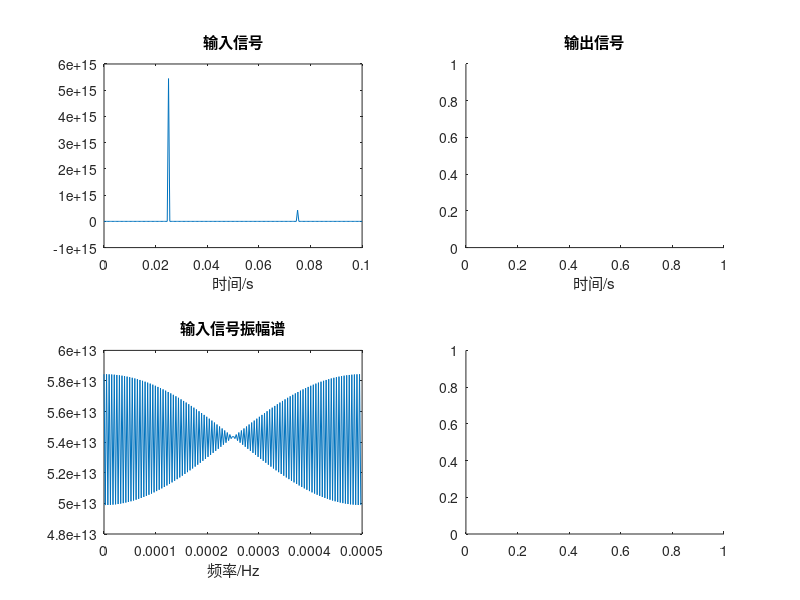

Here is the MATLAB script that generated this plot: (Note: this script raises an error after producing the figure.)
clear;
clc;
% 巴特沃斯滤波器的基本使用
%{
[Z,P,K] = buttap(20);
[num,den] = zp2tf(Z,P,K);
freqs(num,den);
%}

% 巴特沃斯低通滤波器幅频特性曲线
%{
n = 0:0.01:2;
for i=1:4
    switch i
        case 1
            N = 1;
        case 2
            N =3;
        case 3
            N =8;
        case 4
            N = 12;
    end
    [z,p,k] = buttap(N);    % 函数调用
    [b,a] = zp2tf(z,p,k);   % 得到传递函数
    [h,w] = freqs(b,a,n);   % 特性分析
    magh = abs(h);
    subplot(2,2,i);plot(w,magh);
    axis([0 2 0 1]);
    xlabel('w/wc');
    ylabel('|H(jw)|^2');
    title(['filter N =',num2str(N)]);
    grid on;
end
%}

% 巴特沃斯滤波器设计低通滤波器
%{
fn = 10000;
fp = 2000;
fs = 3000;
Rp =4;
Rs = 30;
Wp = fp/(fn/2); % 计算归一化角频率
Ws = fs/(fn/2);
[n,Wn] = buttord(Wp,Ws,Rp,Rs);disp(n);disp(Wn);
% 计算阶数和截止频率
[b,a] = butter(n,Wn);
% 计算H(z) 的分子、分母多项式系数
[H,F] = freqz(b,a,1000,8000);
% 计算H(z) 的幅频响应，freqz(b,a,计算点数,采样速率)
subplot(121);
plot(F,20*log10(abs(H)));
xlabel('频率(Hz)');
ylabel('幅值(dB)');
title('低通滤波器');
axis([0 4000 -30 3]);
grid on;
subplot(122);
pha = angle(H)*180/pi;
plot(F,pha);
xlabel('频率(Hz)');
ylabel('相位');
grid on;
%}

% 巴特沃斯滤波器设计高通滤波器
%{
fn = 10000;
fp = 900;
fs = 600;
Rp = 3;
Rs = 20;
Wp = fp/(fn/2);  % 计算归一化角频率
Ws = fs/(fn/2);
[n,Wn] = buttord(Wp,Ws,Rp,Rs);
% 计算阶数和截止频率
[b,a] = butter(n,Wn,'high');
% 计算H(z)分子、分母多项式系数
[H,F] = freqz(b,a,900,10000);
% 计算 H(z) 的幅频响应，freqz(b,a,计算点数,采样速率)
subplot(121);
plot(F,20*log10(abs(H)));
axis([0 4000 -30 3]);
xlabel('频率(Hz)');
ylabel('幅值(dB)');
grid on;
subplot(122);
pha = angle(H) * 180/pi;
plot(F,pha);
xlabel('频率(Hz)');
ylabel('相位');
grid on;
%}

% 巴特沃斯滤波器设计带通滤波器
%{
fn = 10000;
fp = [900,1200];
fs = [600,1700];
Rp =4;
Rs = 30;
Wp = fp/(fn/2); % 计算归一化角频率
Ws = fs/(fn/2);
[n,Wn] = buttord(Wp,Ws,Rp,Rs);
% 计算阶数和截止频率
[b,a] = butter(n,Wn);
% 计算H(z)分子、分母多项式系数
[H,F] = freqz(b,a,1000,10000);
% 计算H(z) 的幅频响应，freqz(b,a,计算点数,采样速率)
subplot(121);
plot(F,20*log10(abs(H)));
axis([0 5000 -30 3]);
xlabel('频率(Hz)');
ylabel('幅值(dB)');
grid on;
subplot(122);
pha = angle(H) * 180/pi;
plot(F,pha);
xlabel('频率(Hz)');
ylabel('相位');
grid on;
%}

% 巴特沃斯滤波器设计带阻滤波器
%{
fn = 10000;
fp = [600,1700];
fs = [900,1200];
Rp =4;
Rs = 30;
Wp = fp/(fn/2); % 计算归一化角频率
Ws = fs/(fn/2);
[n,Wn] = buttord(Wp,Ws,Rp,Rs);
% 计算阶数和截止频率
[b,a] = butter(n,Wn,'stop');
% 计算H(z)分子、分母多项式系数
[H,F] = freqz(b,a,1000,10000);
% 计算H(z) 的幅频响应，freqz(b,a,计算点数,采样速率)
subplot(121);
plot(F,20*log10(abs(H)));
axis([0 5000 -30 3]);
xlabel('频率(Hz)');
ylabel('幅值(dB)');
grid on;
subplot(122);
pha = angle(H) * 180/pi;
plot(F,pha);
xlabel('频率(Hz)');
ylabel('相位');
grid on;
%}


% 切比雪夫I型低通滤波器幅频响应曲线
%{
Wp = 3*pi*4*12^3;
Ws = 3*pi*12*10^3;
rp =1;
rs = 30;        % 设计滤波器的参数
wp = 1; 
ws = Ws/Wp;     % 对参数归一化
[N,wc] = cheb1ord(wp,ws,rp,rs,'s'); % 计算滤波器阶数和阻带起始频率
[z,p,k] = cheb1ap(N,rs);        % 计算零点、极点、增益
[B,A] = zp2tf(z,p,k);
w = 0:0.002*pi:pi;
[h,w] = freqs(B,A,w);
plot(w*wc/wp,20*log10(abs(h)),'k');
grid on;
xlabel('\lambda');
ylabel('A(\lambda)/dB');
%}

% 切比雪夫I型低通滤波器的平方幅频响应曲线
%{
n = 0:0.02:4;
for i =1:4
    switch i
        case 1,N = 1;
        case 2,N = 3;
        case 3,N = 5;
        case 4,N = 7;
    end
    Rp = 1;                         % 设置通滤波纹为 1dB
    [z,p,k] = cheb1ap(N,Rp);        % 设计 Chebyshev I 型滤波器
    [b,a] = zp2tf(z,p,k);           % 将零点极点增益形式转换为传递函数形式
    [H,w] = freqs(b,a,n);           % 按 n 指定的频率点给出频率响应
    magH2 = (abs(H)).^2;            % 给出传递函数幅度平方
    subplot(2,2,i);
    plot(w,magH2);
    title (['N=' num2str(N)]);
    xlabel('w/wc');
    ylabel('切比雪夫I型 |H(jw)|^2');
    grid on;
end
%}

% 切比雪夫II型低通滤波器幅频响应曲线
%{
Wp = 3*pi*4*12^3;
Ws = 3*pi*12*10^3;
rp =1;
rs = 30;        % 设计滤波器的参数
wp = 1; 
ws = Ws/Wp;     % 对参数归一化
[N,wc] = cheb2ord(wp,ws,rp,rs,'s'); % 计算滤波器阶数和阻带起始频率
[z,p,k] = cheb2ap(N,rs);        % 计算零点、极点、增益
[B,A] = zp2tf(z,p,k);
w = 0:0.002*pi:pi;
[h,w] = freqs(B,A,w);
plot(w*wc/wp,20*log10(abs(h)),'k');
grid on;
xlabel('\lambda');
ylabel('A(\lambda)/dB');
%}


% 切比雪夫II型滤波器的平方幅频响应曲线
%{
n = 0:0.02:4;   % 频率点
for i =1:4      % 取4种滤波器
    switch i
        case 1,N = 1;
        case 2,N = 3;
        case 3,N = 5;
        case 4,N = 7;
    end
    Rs = 20;
    [z,p,k] = cheb2ap(N,Rs);        % 设计 Chebyshev II 型模拟原型滤波器
    [b,a] = zp2tf(z,p,k);           % 将零点极点增益形式转换为传递函数形式
    [H,w] = freqs(b,a,n);           % 按 n 指定的频率点给出频率响应
    magH2 = (abs(H)).^2;            % 给出传递函数幅度平方
    subplot(2,2,i);
    plot(w,magH2);
    title (['N=' num2str(N)]);
    xlabel('w/wc');
    ylabel('切比雪夫I型 |H(jw)|^2');
    grid on;
end
%}


% 设计切比雪夫II型模拟带通滤波器
%{
Wp = [3*pi*9000,3*pi*16000];
Ws = [3*pi*7000,3*pi*17000];
rp = 1;rs = 30;     % 模拟滤波器的设计指标
[N,wso] = cheb2ord(Wp,Ws,rp,rs,'s');    % 计算滤波器的阶数
[b,a] = cheby2(N,rs,wso,'s');           % 计算滤波器的系统函数的分子、分母向量
w =0:3*pi*100:3*pi*25000;
[h,w] = freqs(b,a,w);       % 计算频率响应
plot(w/(2*pi),20*log10(abs(h)),'k');
xlabel('f(Hz)');
ylabel('幅度(dB)');
grid on;
%}


% ellipord 函数设计椭圆滤波器
%{
Wp = 3*pi*4*12^3;
Ws = 2*pi*12*12^3;
rp = 2;
rs = 25;        % 设计滤波器的参数
wp = 1;
ws = Ws/Wp;     % 对参数归一化
[N,wc] = ellipord(wp,ws,rp,rs,'s');     % 计算滤波器阶数和阻带起始频率
[z,p,k] = ellipap(N,rp,rs);             % 计算零点、极点、增益
[B,A] = zp2tf(z,p,k);
w = 0:0.03*pi:2*pi;
[h,w] = freqs(B,A,w);
plot(w,20*log10(abs(h)),'k');
xlabel('\lambda');
ylabel('A(\lambda)/dB');
grid on;
%}


% ellipap 函数设计椭圆滤波器示例
%{
n = 0:0.02:4;
for i =1:4
    switch i
        case 1,N =1;
        case 2,N = 3;
        case 3,N = 5;
        case 4,N =7;
    end
    Rp =1;Rs = 15;          % 设置通滤波纹为 1dB，阻带衰减为15dB
    [z,p,k] = ellipap(N,Rp,Rs);     % 设计椭圆滤波器
    [b,a] = zp2tf(z,p,k);           % 将零点极点增益形式转换为传递函数形式
    [H,w] = freqs(b,a,n);           % 将n指定的频率点给出频率响应
    magH2 = (abs(H)).^2;            % 给出传递函数幅度平方
    subplot(2,2,i);
    plot(w,magH2);
    title(['N=' num2str(N)]);
    xlabel('w/wc');
    ylabel('|H(jw)|^2');
    grid on;
end
%}


% 设计合适的切比雪夫I型滤波器，实现低通到低通的频带变换
%{
Wp = 3*pi*5000;
Ws = 3*pi*13000;
rp = 2;
rs = 25;        % 模拟滤波器的设计指标
wp = Wp/Wp;ws = Ws/Wp;  
[N,wc] = cheb1ord(wp,ws,rp,rs,'s');    % 计算切比雪夫I型滤波器的阶数
[z,p,k] = cheb1ap(N,wc);        % 计算归一化滤波器的零、极点
[bp,ap] = zp2tf(z,p,k);         % 计算归一化滤波器的系统函数分子、分母系数
[b,a] = lp2lp(bp,ap,Wp);        % 计算一般模拟滤波器的系统函数分子、分母系数
w = 0:3*pi*120:3*pi*30000;
[h,w] = freqs(b,a,w);           % 计算频率响应
plot(w/(2*pi),20*log10(abs(h)),'k');
xlabel('f(Hz)');ylabel('幅度(dB)');grid on;
%}


% 4阶的椭圆滤波器低通到低通变换
%{
Rp = 3;Rs= 25;      % 模拟原型滤波器的通带波纹与阻带衰减
[z,p,k] = ellipap(4,Rp,Rs); % 设计椭圆滤波器
[b,a] = zp2tf(z,p,k);       % 由零点极点增益形式转换为传递函数形式 n=0
n =0:0.02:4;
[h,w] = freqs(b,a,n);       % 给出复数频率响应
subplot(121);plot(w,abs(h).^2);     % 给出平方幅频函数
xlabel('w/wc');ylabel('椭圆|H(jw)|^2');
title('原型低通椭圆滤波器(wc =1)');
grid on;
[bt,at] = lp2lp(b,a,0.5);       % 将模拟原型低通滤波器的截止频率变换为 0.5
[ht,wt] = freqs(bt,at,n);       % 给出复数频率响应
subplot(122);plot(wt,abs(ht).^2);   % 给出平方幅频函数
xlabel('w/wc');ylabel('椭圆|H(jw)|^2');
title('原型低通椭圆滤波器(wc =0.6)');
grid on;
%}

% 设计合适的切比雪夫I型滤波器，实现低通到高通的频带变换
%{
Wp = 3*pi*11000;
Ws = 3*pi*7000;
rp = 2;
rs = 25;        % 模拟滤波器的设计指标
wp = Wp/Wp;ws=Wp/Ws;    % 频带变换，得到归一化滤波器
[N,wc] = cheb1ord(wp,ws,rp,rs,'s'); % 计算切比雪夫I型滤波器的阶数
[z,p,k] = cheb1ap(N,wc);    % 计算归一化滤波器的零、极点
[bp,ap] = zp2tf(z,p,k); % 计算归一化滤波器的系统函数分子、分母系数
[b,a] =  lp2hp(bp,ap,Wp);       % 计算一般模拟滤波器的系统函数分子、分母系数
w = 0:3*pi*130:3*pi*25000;
[h,w] = freqs(b,a,w);           % 计算频率响应
plot(w/(2*pi),20*log10(abs(h)),'k');
grid on;
xlabel('f(Hz)');ylabel('幅度(dB)');
%}

% 将 5阶设计切比雪夫I 型模拟原型滤波器变换为截止频率为 0.6 的模拟高通滤波器
%{
Rp= 0.5;    % 设置滤波器的通带波纹为 0.5dB
[z,p,k] = cheb1ap(5,Rp);        % 设计切比雪夫I型模拟原型滤波器
[b,a] = zp2tf(z,p,k);       % 由零点极点增益形式转换为传递函数形式
n = 0:0.02:4;
[h,w] = freqs(b,a,n);       % 给出复数频率响应
subplot(121);
plot(w,abs(h).^2);  % 给出平方幅频函数
xlabel('w/wc');ylabel('椭圆|H(jw)|^2');
title('切比雪夫I型低通原型滤波器(wc=1)');
grid on;
[bt,at] = lp2hp(b,a,0.6);       % 由低通原型滤波器转换为截止频率为 0.8 的高通滤波器
[ht,wt] = freqs(bt,at,n);       % 给出复数频率响应
subplot(122);plot(wt,abs(ht).^2);       % 给出平方幅频函数
xlabel('w/wc');ylabel('椭圆|H(jw)|^2');
title('切比雪夫I型高通滤波器(wc=0.6)');
grid on;
%}

% 设计切比雪夫I型模拟带通滤波器，实现低通到带通的频带变换
%{
Wc1  = 3*pi*9000;
Wc2 = 3*pi*16000;
rp = 2;
rs = 25;
Wd1 = 3*pi*6000;
Wd2 = 3*pi*20000;       % 模拟滤波器的设计指标
B = Wc2-Wc1;
wo = sqrt(Wc1*Wc2);wp =1;
ws2 = (Wd2*Wd2-wo*wo)/Wd2/B;
ws1 = -(Wd1*Wd1 -wo*wo)/Wd1/B;
ws = min(ws1,ws2);      % 频带变换，得到归一化滤波器
[N,wc] = cheb1ord(wp,ws,rp,rs,'s');     % 计算切比雪夫I型滤波器的阶数
[z,p,k] = cheb1ap(N,wc);            % 计算归一化滤波器的零、极点
[bp,ap] = zp2tf(z,p,k);             % 计算归一化滤波器的系统函数分子、分母系数
[b,a] = lp2bp(bp,ap,wo,B);          % 计算一般模拟滤波器的系统函数分子、分母系数
w =0:3*pi*130:3*pi*25000;
[h,w] = freqs(b,a,w);
plot(w/(2*pi),20*log10(abs(h)),'k');
axis([0,30000,-100,0]);
xlabel('f(Hz)');
ylabel('幅度(dB)');
grid on;
%}

% 将4阶切比雪夫II 型模拟原型滤波器变换为模拟带通滤波器
%{
Rs = 30;    %滤波器的阻带衰减为 20dB
[z,p,k] = cheb2ap(4,Rs);    % 设计切比雪夫II型模拟原型滤波器
[b,a] = zp2tf(z,p,k);       % 由零点极点增益形式转换为传递函数形式
n = 0:0.02:4;
[h,w] = freqs(b,a,n);       % 给出复数频率响应
subplot(121);plot(w,abs(h).^2);     % 绘出平方幅频函数
xlabel('w/wc');ylabel('切比雪夫II 型|H(jw)|^2');
title('切比雪夫II型低通原型滤波器(wc=1)');
grid on;
w1 = 0.7;w2 =1.6;       % 给定将要设计滤波器通带的下限和上限频率
w0 = sqrt(w1*w2);       % 计算中心点频率
bw = w2-w1;             % 计算中心点频带宽度
[bt,at] = lp2bp(b,a,w0,bw);     % 频率转换
[ht,wt] = freqs(bt,at,n);   % 计算滤波器的复数频率响应
subplot(122);plot(wt,abs(ht).^2);       % 给出平方幅频函数
xlabel('w/wc');ylabel('切比雪夫II型|H(jw)|^2');
title('切比雪夫II型带通滤波器(wc=0.7~1.6)');
grid on;
%}


% 设计合适的切比雪夫I型滤波器，实现低通到带阻的频带变换
%{
Wc1  = 3*pi*9000;
Wc2 =  3*pi*16000;
rp = 2;
rs = 25;
Wd1 = 3*pi*6000;
Wd2 = 3*pi*20000;       % 模拟滤波器的设计指标
B = Wd2-Wd1;
wo = sqrt(Wd1*Wd2);wp =1;
ws2 = (Wc2*B)/(Wc2*Wc2-wo*wo);
ws1 = -(Wc1*B)/(Wc1*Wc1-wo*wo);
ws = min(ws1,ws2);      % 频带变换，得到归一化滤波器
[N,wc] = cheb1ord(wp,ws,rp,rs,'s');     % 计算切比雪夫I型滤波器的阶数
[z,p,k] = cheb1ap(N,wc);            % 计算归一化滤波器的零、极点
[bp,ap] = zp2tf(z,p,k);             % 计算归一化滤波器的系统函数分子、分母系数
[b,a] = lp2bs(bp,ap,wo,B);          % 计算一般模拟滤波器的系统函数分子、分母系数
w =0:3*pi*130:3*pi*25000;
[h,w] = freqs(b,a,w);
plot(w/(2*pi),20*log10(abs(h)),'k');
axis([0,30000,-100,0]);
xlabel('f(Hz)');
ylabel('幅度(dB)');
grid on;
%}


% 将5阶巴特沃斯模拟原型滤波器变换为模拟带阻滤波器，上下边界频率为 wc =0.6~1.6rad/s
%{
[z,p,k] = buttap(5);    % 设计巴特沃斯模拟原型滤波器
[b,a] = zp2tf(z,p,k);       % 由零点极点增益形式转换为传递函数形式
n = 0:0.02:4;
[h,w] = freqs(b,a,n);       % 给出复数频率响应
subplot(121);plot(w,abs(h).^2);     % 绘出平方幅频函数
xlabel('w/wc');ylabel('巴特沃斯|H(jw)|^2');
title('wc=1');
grid on;
w1 = 0.6;w2 =1.6;       % 给定将要设计带阻下限和上限频率
w0 = sqrt(w1*w2);       % 计算中心点频率
bw = w2-w1;             % 计算中心点频带宽度
[bt,at] = lp2bs(b,a,w0,bw);     % 频率转换
[ht,wt] = freqs(bt,at,n);   % 计算滤波器的复数频率响应
subplot(122);plot(wt,abs(ht).^2);       % 给出平方幅频函数
xlabel('w/wc');ylabel('巴特沃斯|H(jw)|^2');
title('wc=0.6~1.6');
grid on;
%}


% 通过冲激响应不变法设计巴特沃斯数字滤波器
%{
T = 2;      % 设置采样周期为2
fs = 1/T;   % 采样频率为周期倒数
Wp = 0.30 *pi/T;
Ws = 0.35*pi/T;     % 设置归一化通带和阻带截止频率
Ap = 20*log10(1/0.8);
As = 20*log10(1/0.18);  % 设置通带最大和最小衰减
[N,Wc] = buttord(Wp,Ws,Ap,As,'s');
% 调用 butter 函数确定巴特沃斯滤波器阶数
[B,A] = butter(N,Wc,'s');
% 调用butter 函数设计巴特沃斯滤波器
W = linspace(0,pi,400*pi);      % 指定一段频率值
hf = freqs(B,A,W);
% 计算模拟滤波器的幅频响应
subplot(121);
plot(W/pi,abs(hf)/abs(hf(1)));
% 绘出巴特沃斯模拟滤波器的幅频特性曲线
grid on;
title('巴特沃斯模拟滤波器');
xlabel('Frequency/Hz');
ylabel('Magnitude');
[D,C] = impinvar(B,A,fs);
% 调用冲激响应不变法
Hz = freqz(D,C,W);
% 返回频率响应
subplot(122);
plot(W/pi,abs(Hz)/abs(Hz(1)));
% 绘出巴特沃斯数字低通滤波器的幅频特性曲线
grid on;
title('巴特沃斯数字滤波器');
xlable('Frequency/Hz');
ylabel('Magnitude');
%}

% 用冲激响应不变法设计椭圆数字滤波器
%{
wp = 400*pi*2;
ws = 420*2*pi;
rs = 90;
rp = 0.25;
fs = 1450;
[n,wn] = ellipord(wp,ws,rp,rs,'s');
[z,p,k] = ellipap(n,rp,rs);
[a,b,c,d] = zp2ss(z,p,k);
[at,bt,ct,dt] = lp2lp(a,b,c,d,wn);
[num1,den1] = ss2tf(at,bt,ct,dt);
[num2,den2] = impinvar(num1,den1,fs);
[h,w] = freqz(num2,den2);
figure;
winrect = [150,150,450,350];
set(gcf,'position',winrect);
set(gco,'linewidth',1);
freqz(num2,den2);
xlabel('归一化角频率');ylabel('相角');
figure;
winrect= [150,150,450,350];
set(gcf,'position',winrect);
plot(w*fs/(2*pi),abs(h));
grid on;
xlabel('频率(Hz)');ylabel('幅值');
%}

% 利用巴特沃斯模拟滤波器，通过双线性变换法设计数字带阻滤波器
%{
T = 1;      % 设置采样周期为 1
fs = 1/T;       % 采样频率为周期倒数
wp = [0.30 *pi,0.75*pi];
ws = [0.35*pi,0.65*pi];
Wp = (2/T) *tan(wp/2);
Ws = (2/T) * tan(ws/2);     % 设置归一化通带和阻带截止频率
Ap = 20*log10(1/0.8);
As = 20*log10(1/0.18);
% 设置通带最大和最小衰减
[N,Wc] = buttord(Wp,Ws,Ap,As,'s');
% 调用 butter 函数确定巴特沃斯滤波器阶数
[B,A] = butter(N,Wc,'stop','s');
% 调用 butter 函数设计巴特沃斯滤波器
W = linspace(0,2*pi,400*pi);
% 指定一段频率值
hf = freqs(B,A,W);
% 计算模拟滤波器的幅频响应
subplot(121);
plot(W/pi,abs(hf));
% 绘出巴特沃斯模拟滤波器的幅频特性曲线
grid on;
title('巴特沃斯模拟滤波器');
xlabel('Frequency/Hz');
ylabel('Magnitude');
[D,C] = bilinear(B,A,fs);
% 调用双线性变换法
Hz = freqz(D,C,W);
% 返回频率响应
subplot(122);
plot(W/pi,abs(Hz));
% 绘出巴特沃斯数字带阻滤波器的幅频特性曲线
grid on;
title('巴特沃斯数字滤波器');
xlabel('Frequency/Hz');
ylabel('Magnitude');
%}

% 用双线性变换法设计椭圆数字滤波器
%{
wp = 400*2*pi;
ws = 420*2*pi;
rs = 90;rp =0.25;fs = 1450;
[n,wn] = ellipord(wp,ws,rp,rs,'s');
[z,p,k] = ellipap(n,rp,rs);
[a,b,c,d] = zp2ss(z,p,k);
[at,bt,ct,dt] = lp2lp(a,b,c,d,wn);
[num1,den1] = ss2tf(at,bt,ct,dt);
[num2,den2] = bilinear(num1,den1,fs);
[h,w] = freqz(num2,den2);
figure;
winrect = [100,100,400,300];
set(gcf,'position',winrect);
set(gco,'linewidth',1);
freqz(num2,den2);
xlabel('归一化角频率');
ylabel('相角');
figure;
winrect = [100,100,400,300];
set(gcf,'position',winrect);
plot(w*fs/(2*pi),abs(h));
grid on;
xlabel('频率(Hz)');ylabel('幅值');
%}

% 用buttord 函数选择合适的阶数,巴特沃斯幅频响应
%{
Fs = 40000;fp = 5000;fs = 9000;
rp = 1;rs = 30;
wp = 2*fp/Fs;ws = 2*fs/Fs;  % 计算数字滤波器的设计指标
[N,wc] = buttord(wp,ws,rp,rs);  % 计算数字滤波器的阶数和通带截止频率
[b,a] = butter(N,wc);           % 计算数字滤波器系统函数
w = 0:0.01*pi:pi;
[h,w] = freqz(b,a,w);       % 计算数字滤波器的幅频响应
plot(w/pi,20*log10(abs(h)),'k');
axis([0,1,-100,10]);
xlabel('\omega/\pi');ylabel('幅度(dB)');grid on;

% cheb1ord 函数用法示例，切比雪夫I型滤波器频率响应
Wp = [60 200]/500;
Ws = [50 250]/500;
Rp = 3;
Rs = 40;
[n,Wn] = cheb1ord(Wp,Ws,Rp,Rs);
[b,a] = butter(n,Wn);
freqz(b,a,128,1000);
title('n=? 巴特沃斯滤波器');
%}


% 绘制模拟滤波器的传递函数示例
%{
a = [1 0.5 2];      % 滤波器传递函数分母多项式系数
b = [0.4 0.5 2];    % 滤波器传递函数分子多项式系数
w = logspace(-1,1);
freqs(b,a,w);
h = freqs(b,a,w);
mag = abs(h);
phase = angle(h);
subplot(2,2,1);loglog(w,mag);       % 运用双对数坐标绘制幅频响应
grid on;
xlabel('角频率');ylabel('振幅');
subplot(2,1,2);semilogx(w,phase);   % 运用半对数坐标绘制相频响应
grid on;
xlabel('角频率');
ylabel('相位');
%}

% 滤波器的输出及其输入、输出信号的傅里叶振幅谱
dt = 1/2000;
t = 0:dt:0.1;       % 给出模拟滤波器输出的时间范围
% 模拟输入信号
u = tan(2*pi*30*t) + 0.5*sin(2*pi*300*t) +2*cos(2*pi*800*t);
subplot(2,2,1);plot(t,u);   % 绘制模拟输入信号
xlabel('时间/s');title('输入信号');
%[ys,ts] = lsim(u,t);      % 模拟系统的输入u 时的输出
subplot(2,2,2);
%plot(ts,ys);     % 绘制模拟输入信号
xlabel('时间/s');title('输出信号');
% 绘制输入信号振幅谱
subplot(2,2,3);plot((0:length(u)-1)/length(u)*dt,abs(fft(u))* 2/length(u));
xlabel('频率/Hz');title('输入信号振幅谱');
subplot(2,2,4);
Y = fft(ys);
% 绘制输出信号振幅谱
plot((0:length(Y)-1)/(length(Y)*dt),abs(Y)*2/length(Y));
xlabel('频率/Hz');
title('输出信号振幅谱');





